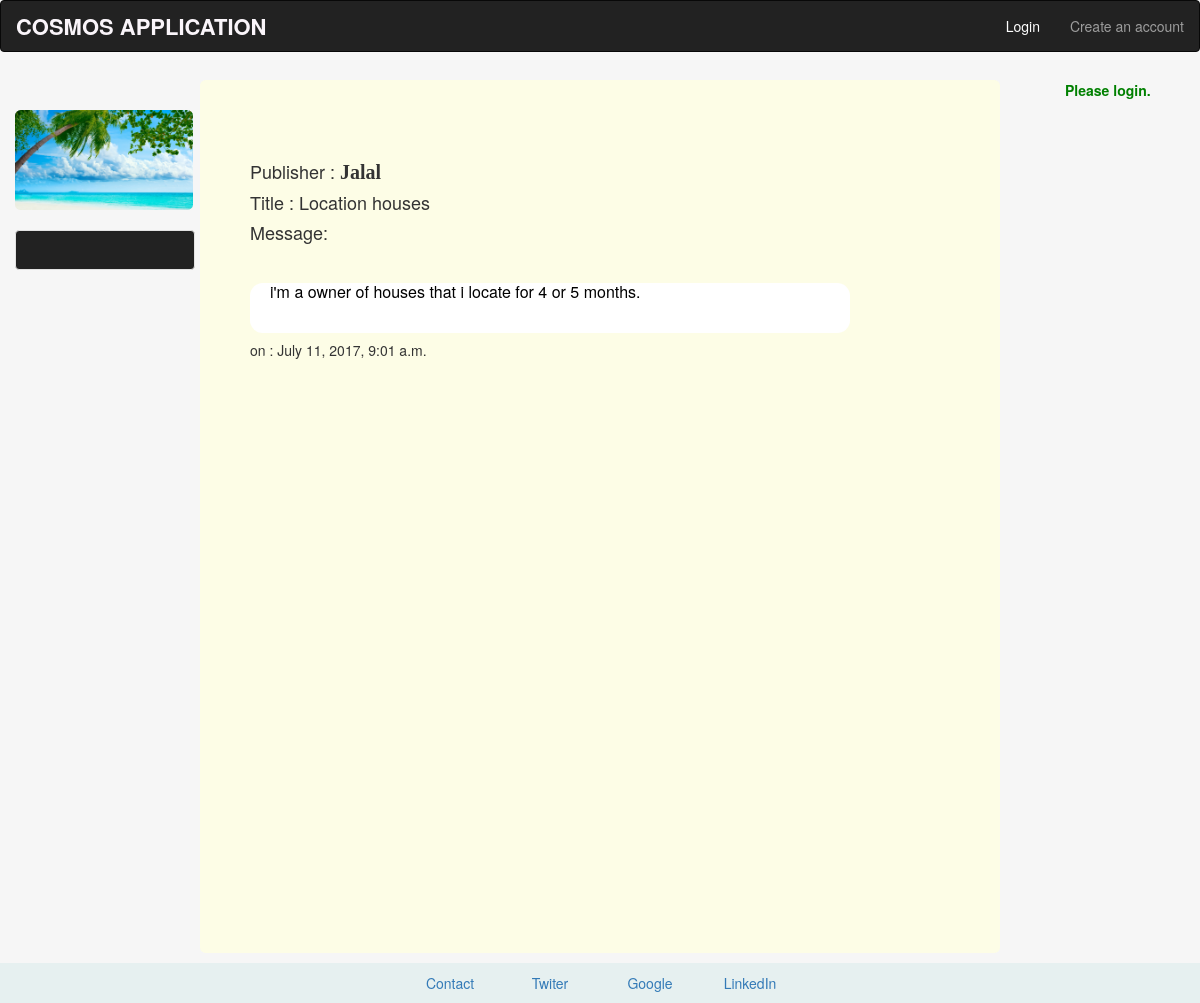
The app's page /blog/4 with its own data.
### blog/models.py (models this page shows, shortened)
class Post(models.Model) :
    publisher=models.ForeignKey(User, related_name='publisher', verbose_name='Publisher')
    title=models.CharField(max_length=140)
    body=models.TextField()
    date = models.DateTimeField(default=datetime.now, blank=False)

### blog/templates/blog/post.html
{% extends "account/basic.html" %}
{% block content %}
<div class="col-md-1"></div>
<div class="col-md-7 divcommun" style="	margin-top:20px; min-height:100%">
         <h4>Publisher : <strong class="hpost4">{{ post.publisher|safe}}</strong></h4>
         <h4>Title : {{ post.title|safe}}</h4>
		 <h4>Message:</h4><br/>
		 <h5  class="hpost5">
            {{ post.body|safe|linebreaks}}
		 </h5>
         <h5>on : {{ post.date}}</h5>
</div>
<div class="col-sm-2"></div>
{% endblock %}

### account/static/account/mystyle/styleSheet.css (style rules this page uses)
body { position: relative; }
.divcommun { width:100%; }
.hpost5 { border-radius: 0.80em; background-color : rgb(255,255,255); color: black ; font-size: medium; min-height:50px; width:600px; padding-left:20px; }
.hpost4 { font-family:Serif; font-size:20px; text-transform: capitalize; padding-bottom:10px; }

### records on screen
Post: publisher "Jalal", title "Location houses", body "i'm a owner of houses that i locate for 4 or 5 months.", date "July 11, 2017, 9:01 a.m."
